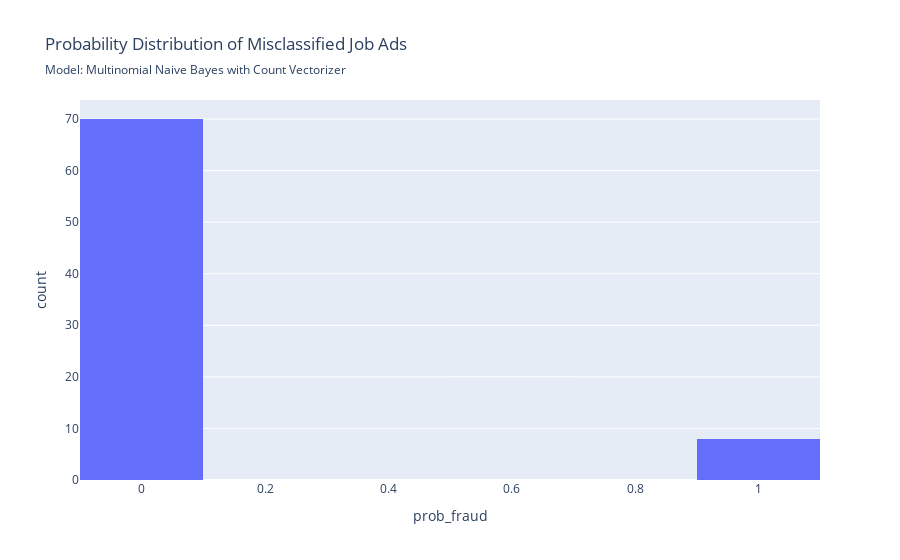

The notebook cell saved with this chart:
### Code cell
scores_cv_bayes, res_cv_bayes = evaluate_model(
    grid_multi_bayes, X_test, y_test, 
    fig_subtitle= 'Multinomial Naive Bayes with Count Vectorizer', 
    short_name='cv_bayes', 
    save_figs=True,
    return_misclassified = False,
    return_all_results = True
)

### Figure 1 — Plotly figure (JSON) as saved in the notebook; plotly's stock layout.template omitted (floating-point values rounded to 4 significant figures)
{"data": [{"bingroup": "x", "hovertemplate": "prob_fraud=%{x}<br>count=%{y}<extra></extra>", "legendgroup": "", "marker": {"color": "#636efa", "pattern": {"shape": ""}}, "name": "", "orientation": "v", "showlegend": false, "type": "histogram", "x": [1.0, 2.562e-19, 2.45e-114, 7.527e-43, 2.475e-83, 6.138e-15, 3.882e-80, 1.45e-46, 4.332e-46, 3.396e-22, 7.551e-65, 6.466e-147, 3.373e-36, 4.195e-21, 0.0143, 2.531e-27, 5.579e-28, 0.001128, 1.071e-10, 3.679e-40, 2.157e-35, 1.0, 2.106e-33, 4.847e-63, 1.851e-43, 9.886e-30, 1.73e-20, 2.308e-06, 3.447e-29, 2.764e-34, 1.441e-22, 2.042e-57, 7.233e-23, 1.261e-06, 9.342e-32, 1.0, 1.722e-15, 0.9729, 7.002e-27, 1.018e-29, 2.718e-24, 3.573e-56, 2.203e-10, 3.093e-09, 8.865e-70, 0.003309, 4.144e-67, 5.925e-20, 1.548e-34, 1.076e-96, 1.425e-10, 0.0, 1.281e-110, 9.273e-15, 8.632e-55, 4.201e-229, 1.0, 1.313e-284, 2.204e-54, 0.0211, 1.0, 8.351e-95, 1.637e-24, 0.0006603, 5.554e-144, 0.9904, 9.4e-59, 2.001e-29, 2.61e-07, 4.889e-10, 2.668e-54, 2.764e-05, 7.486e-16, 6.856e-91, 3.784e-15, 1.209e-33, 1.188e-54, 0.9757], "xaxis": "x", "yaxis": "y"}], "layout": {"barmode": "relative", "legend": {"tracegroupgap": 0}, "title": {"subtitle": {"text": "Model: Multinomial Naive Bayes with Count Vectorizer"}, "text": "Probability Distribution of Misclassified Job Ads"}, "xaxis": {"anchor": "y", "domain": [0, 1], "title": {"text": "prob_fraud"}}, "yaxis": {"anchor": "x", "domain": [0, 1], "title": {"text": "count"}}}}
